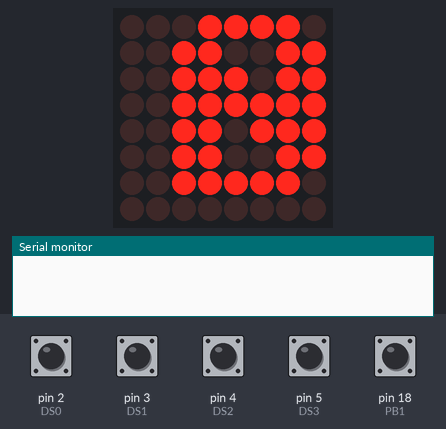
Bench run of a sketch on a simulated Arduino Mega 2560, built with avr-gcc and run on an emulated ATmega2560. Parts: 8×8 LED matrix, the last lines printed to the serial monitor. Wiring (inferred from the names in the program): LED matrix (orientation assumed): rows A0, A1, A2, A3, A4, A5, A6, A7; columns A8, A9, A10, A11, A12, A13, A14, A15. The inputs (shaded band) are chosen by the test bench; at power-on: pin 2 (DS0), pin 3 (DS1), pin 4 (DS2), pin 5 (DS3), pin 18 (PB1) HIGH.

Above: at 1.2 s.
1.3 s: pin 18 (PB1) pulled LOW for 1 s
At 2.1 s:
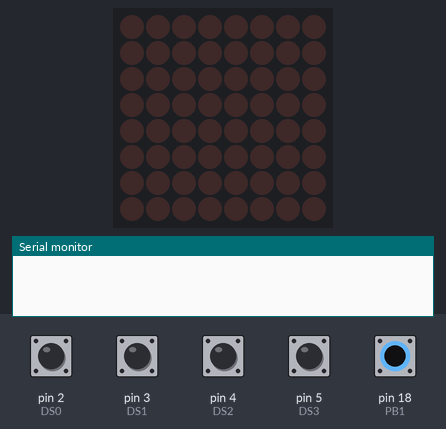
3.8 s: pin 2 (DS0) pulled LOW for 0.15 s
At 3.94 s:
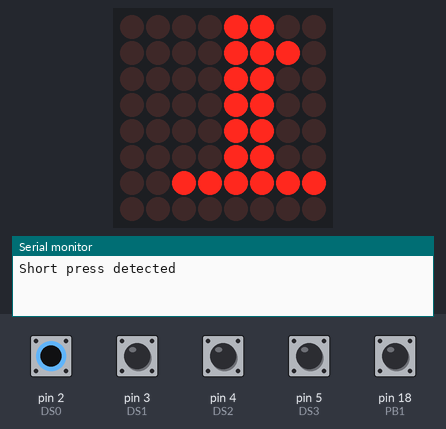
5.5 s: pin 3 (DS1) pulled LOW for 0.15 s
At 5.64 s:
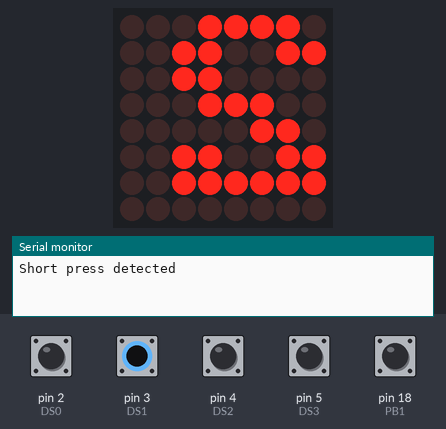
7.2 s: pin 4 (DS2) pulled LOW for 0.15 s
At 7.34 s:
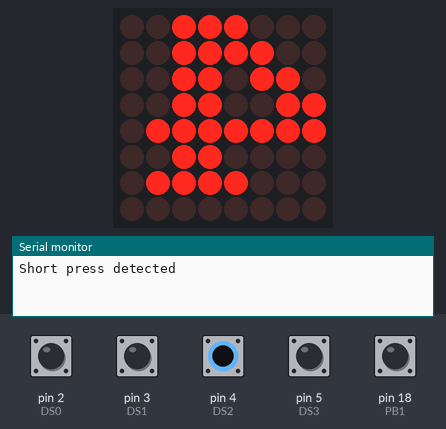
8.9 s: pin 5 (DS3) pulled LOW for 0.15 s
At 9.03 s:
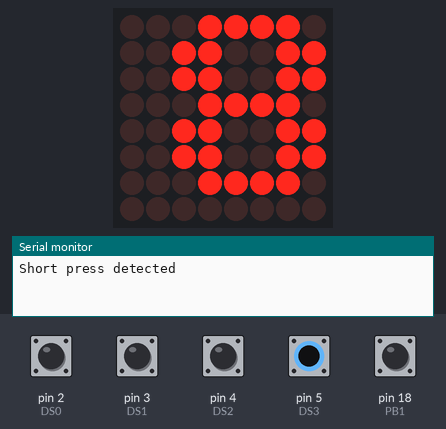
10.6 s: pin 2 (DS0) driven LOW and pin 3 (DS1) driven LOW
At 11.6 s:
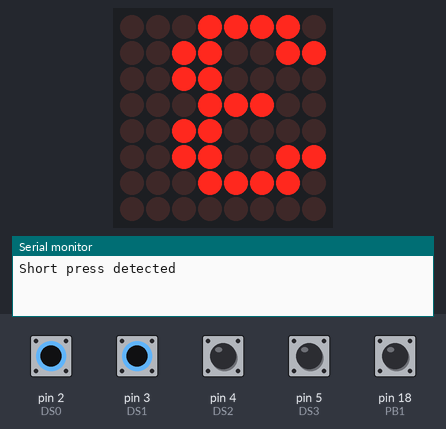
Timing chart, 0 to 13.1 s (numbered marks = the images above; inputs shaded):
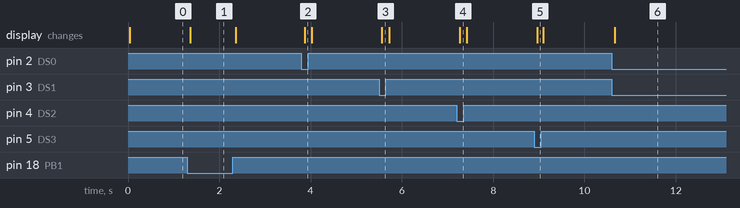

The sketch:

sketch.ino
```cpp
volatile bool buttonPressed = false; // flag to indicate button press
volatile bool isScrollingToRight = true; // flag to indicate button press
volatile unsigned long buttonPressStartTime = 0;
volatile unsigned long buttonPressDuration = 0;

//PIN ASSIGNEMTS
#define R1 A0
#define R2 A1
#define R3 A2
#define R4 A3
#define R5 A4
#define R6 A5
#define R7 A6
#define R8 A7

#define C1 A8
#define C2 A9
#define C3 A10
#define C4 A11
#define C5 A12
#define C6 A13
#define C7 A14
#define C8 A15

#define  DS0 2
#define  DS1 3
#define  DS2 4
#define  DS3 5


#define PB1  18
//PIN ASSIGNMETS ENDS HERE

//8x8 MATRIX ROW COLUM CONFIGURATION

const byte rows[] = {
    R1, R2, R3, R4, R5, R6, R7, R8
};
const byte col[] = {
  C1,C2, C3, C4, C5, C6, C7, C8
};
//SELECTOR SWITH ,
const byte DS[] = {
    DS0,DS1, DS2, DS3
};

// 8x8 CHARACTERS
byte ALL[] = {B11111111,B11111111,B11111111,B11111111,B11111111,B11111111,B11111111,B11111111};
byte N0[]={B01111000,B11001100,B11011100,B11111100,B11101100,B11001100,B01111100,B00000000}; // 0
byte N1[]={B00110000,B01110000,B00110000,B00110000,B00110000,B00110000,B11111100,B00000000}; // 1
byte N2[]={B01111000,B11001100,B00001100,B00111000,B01100000,B11001100,B11111100,B00000000}; // 2
byte N3[]={B01111000,B11001100,B00001100,B00111000,B00001100,B11001100,B01111000,B00000000}; // 3
byte N4[]={B00011100,B00111100,B01101100,B11001100,B11111110,B00001100,B00011110,B00000000}; // 4
byte N5[]={B11111100,B11000000,B11111000,B00001100,B00001100,B11001100,B01111000,B00000000}; // 5
byte N6[]={B00111000,B01100000,B11000000,B11111000,B11001100,B11001100,B01111000,B00000000}; // 6
byte N7[]={B11111100,B11001100,B00001100,B00011000,B00110000,B00110000,B00110000,B00000000}; // 7
byte N8[]={B01111000,B11001100,B11001100,B01111000,B11001100,B11001100,B01111000,B00000000}; // 8
byte N9[]={B01111000,B11001100,B11001100,B01111100,B00001100,B00011000,B01110000,B00000000}; // 9

byte A[]={B00110000,B01111000,B11001100,B11001100,B11111100,B11001100,B11001100,B00000000}; // A
byte B[]={B11111100,B01100110,B01100110,B01111100,B01100110,B01100110,B11111100,B00000000}; // B
byte C[]={B00111100,B01100110,B11000000,B11000000,B11000000,B01100110,B00111100,B00000000}; // C
byte D[]={B11111000,B01101100,B01100110,B01100110,B01100110,B01101100,B11111000,B00000000}; // D
byte E[]={B11111110,B01100010,B01101000,B01111000,B01101000,B01100010,B11111110,B00000000}; // E
byte F[]={B11111110,B01100010,B01101000,B01111000,B01101000,B01100000,B11110000,B00000000}; // F
byte font[]={B00000000,B00000000,B00000000,B00000000,B00000000,B00000000,B00000000,B00000000};

/*
byte font[16][8]= {
{B01111000,B11001100,B11011100,B11111100,B11101100,B11001100,B01111100,B00000000}, // 0
{B00110000,B01110000,B00110000,B00110000,B00110000,B00110000,B11111100,B00000000}, // 1
{B01111000,B11001100,B00001100,B00111000,B01100000,B11001100,B11111100,B00000000}, // 2
{B01111000,B11001100,B00001100,B00111000,B00001100,B11001100,B01111000,B00000000}, // 3
{B00011100,B00111100,B01101100,B11001100,B11111110,B00001100,B00011110,B00000000}, // 4
{B11111100,B11000000,B11111000,B00001100,B00001100,B11001100,B01111000,B00000000}, // 5
{B00111000,B01100000,B11000000,B11111000,B11001100,B11001100,B01111000,B00000000}, // 6
{B11111100,B11001100,B00001100,B00011000,B00110000,B00110000,B00110000,B00000000}, // 7
{B01111000,B11001100,B11001100,B01111000,B11001100,B11001100,B01111000,B00000000}, // 8
{B01111000,B11001100,B11001100,B01111100,B00001100,B00011000,B01110000,B00000000}, // 9

{B00110000,B01111000,B11001100,B11001100,B11111100,B11001100,B11001100,B00000000}, // A
{B11111100,B01100110,B01100110,B01111100,B01100110,B01100110,B11111100,B00000000}, // B
{B00111100,B01100110,B11000000,B11000000,B11000000,B01100110,B00111100,B00000000}, // C
{B11111000,B01101100,B01100110,B01100110,B01100110,B01101100,B11111000,B00000000}, // D
{B11111110,B01100010,B01101000,B01111000,B01101000,B01100010,B11111110,B00000000}, // E
{B11111110,B01100010,B01101000,B01111000,B01101000,B01100000,B11110000,B00000000}, // F
};
*/

//https://www.riyas.org/2013/12/online-led-matrix-font-generator-with.html
//FOR TEST SCROLL
byte ANIM[] ={B00000000,
B00000000,
B11000000,
B11000000,
B11000000,
B11000000,
B00000000,
B00000000};

int start=0;
int _end=8;

byte selector= 0b00000000;
unsigned long last_step=0;
int anim_speed[]={0, 500, 200, 100}; // speed of animation  , lower thw value higher the speed
int speed_select=0; //speed selector

void setup()
{
  // Open serial port
  Serial.begin(9600);

pinMode(R1, OUTPUT);
pinMode(R2, OUTPUT);
pinMode(R3, OUTPUT);
pinMode(R4, OUTPUT);
pinMode(R5, OUTPUT);
pinMode(R6, OUTPUT);
pinMode(R7, OUTPUT);
pinMode(R8, OUTPUT);

pinMode(C1, OUTPUT);
pinMode(C2, OUTPUT);
pinMode(C3, OUTPUT);
pinMode(C4, OUTPUT);
pinMode(C5, OUTPUT);
pinMode(C6, OUTPUT);
pinMode(C7, OUTPUT);
pinMode(C8, OUTPUT);

pinMode(DS0, INPUT_PULLUP);
pinMode(DS1, INPUT_PULLUP);
pinMode(DS2, INPUT_PULLUP);
pinMode(DS3, INPUT_PULLUP);

pinMode(PB1, INPUT_PULLUP);
attachInterrupt(digitalPinToInterrupt(PB1), buttonInterrupt, FALLING); // attach interrupt to button pin

}

void   loop() {

  if (buttonPressed)
  { // if button is pressed
    buttonPressStartTime = millis(); // record the start time of button press
    while (digitalRead(PB1) == LOW)
    { // wait until button is released
      delay(10);
    }
    buttonPressDuration = millis() - buttonPressStartTime; // calculate the duration of button press
    if (buttonPressDuration >= 500 && buttonPressDuration <= 2000)
    { // if button is pressed for 0.5 to 2 seconds
      Serial.println("Short press detected"); // print 1 on the serial monitor
      isScrollingToRight = !isScrollingToRight;
    }
    else if (buttonPressDuration >= 2500 && buttonPressDuration <= 4000)
    { // if button is pressed for 2.5 to 4 seconds
      Serial.println("Long press detected"); // print 2 on the serial monitor
      speed_select++;
      speed_select=speed_select>3?0:speed_select;
      delay(200);
    }
    buttonPressed = false; // clear the flag
  }

  //Reads the selector switch
  for ( byte count = 0; count < 4;count++ )
{
  bitWrite(selector, count, !digitalRead(DS[count] ));
//Serial.println(int(selector));
}

  //Select Character based on the selector Switch
switch(selector){
case 0:
drawfont(N0);
break;
case 1:
drawfont(N1);
break;
case 2:
drawfont(N2);
break;
case 3:
drawfont(N3);
break;
case 4:
drawfont(N4);
break;
case 5:
drawfont(N5);
break;
case 6:
drawfont(N6);
break;
case 7:
drawfont(N7);
break;
case 8:
drawfont(N8);
break;
case 9:
drawfont(N9);
break;
case 10:
drawfont(A);
break;
case 11:
drawfont(B);
break;
case 12:
drawfont(C);
break;
case 13:
drawfont(D);
break;
case 14:
drawfont(E);
break;
case 15:
drawfont(F);
break;
default:
drawfont(ALL);
break;
}

//Scroll functon , sets where the colum stars to print
  if(isScrollingToRight)
  {
  if(millis()-last_step>anim_speed[speed_select])
  {
    if(speed_select !=0)
    {
      start++;
      start=start==8?-6:start;
    }
    else
    {
      start=0;
    }

  last_step=millis();

  }
  }
  if(!isScrollingToRight)
  {
  if(millis()-last_step>anim_speed[speed_select])
  {
    if(speed_select !=0)
    {
      start--;
      start=start==-6?8:start;
    }
    else
    {
      start=0;
    }

  last_step=millis();

  }
  }

}

//function to draw the font
 void  drawfont(byte font[])
 {
   // Turn on each row in series
    for (byte i = 0; i < 8; i++)        //  next row
     {
         digitalWrite(rows[i], HIGH);    //initiate whole row
        for (byte   a = 0; a < 8-start; a++)    // count next row
        {
          //  use (font[i] >> a) for low
          digitalWrite(col[a],(~font[i] >> a+start) & 0x01); // initiate whole column
           delayMicroseconds(100);        // speed of display
        for (byte   a = 0; a < 8; a++)
           digitalWrite(col[a],1);      // reset columns
        }
        digitalWrite(rows[i], LOW);      // rese rows

    }
}
void buttonInterrupt() {
  buttonPressed = true; // set the flag to indicate button press
}
```

Measured:
- after the input at 1.3 s, the display: changes after 0.07 s (image 1)
- after the input at 3.8 s, the display: changes after 0.07 s (image 2)
- after the input at 5.5 s, the display: changes after 0.06 s (image 3)
- after the input at 7.2 s, the display: changes after 0.06 s (image 4)
- after the input at 8.9 s, the display: changes after 0.07 s (image 5)
- after the input at 10.6 s, the display: changes after 0.07 s (image 6)
